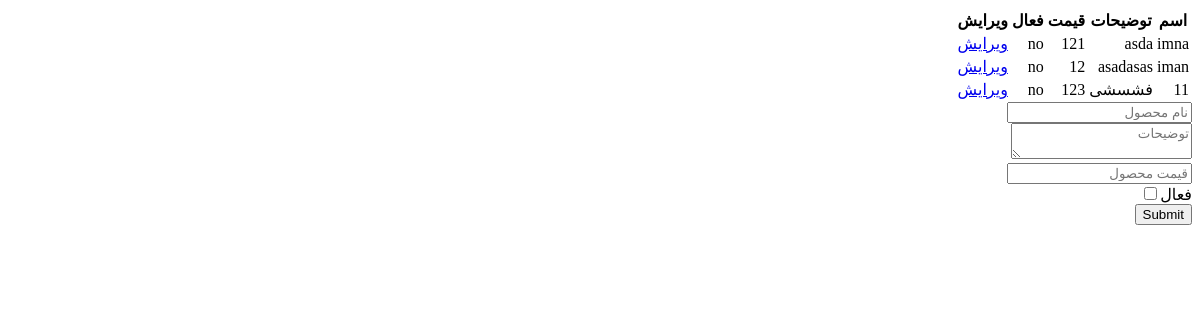
Before: /admin/dashboard/products (signed in) with the older database file.
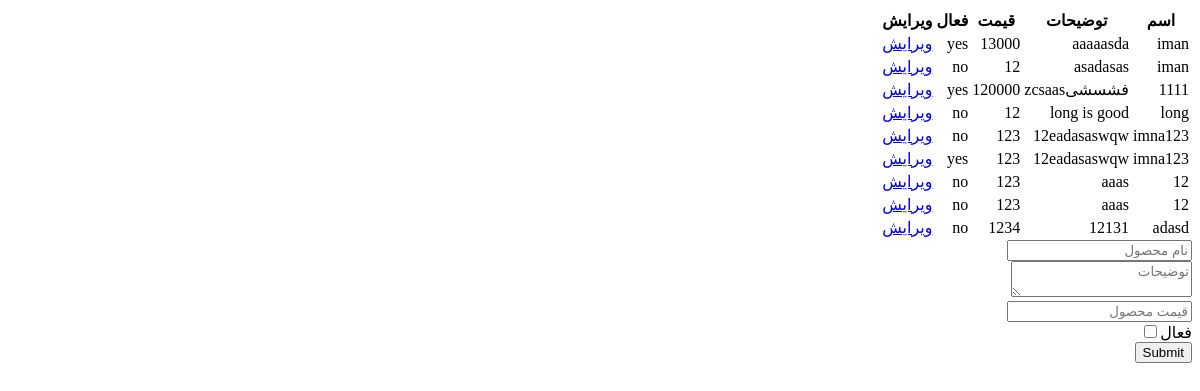
After: the same page with the newer database file.
### models/product.py (models this page shows)
class Product(db.Model):
    __tablename__ = "products"
    id = Column(Integer, primary_key=True)
    name = Column(String, nullable=False, index=True)
    description = Column(String, nullable=False, index=True)
    price = Column(Integer, nullable=False, index=True)
    active = Column(Integer, nullable=False, index=True)

### blueprints/admin.py (the view, shortened to what this page needs)
@app.route('/admin/dashboard/products', methods=["GET", "POST"])
def products():
    if request.method == "GET":
        products = Product.query.all()
        return render_template("admin/products.html", products=products)

### blueprints/admin.py (called while the page is built)
@app.before_request
def before_request():
    if session.get('admin_login', None) == None and request.endpoint != "admin.login":
        abort(403)

### templates/admin/products.html (shortened to what this page needs)
{% extends "base.html" %}
{% block body %}
    <table>
        <tr>
            <th>اسم</th>
            <th>توضیحات</th>
            <th>قیمت</th>
            <th>فعال</th>
            <th>ویرایش</th>
        </tr>
        {% for p in products %}
        <tr>
            <td>{{ p.name }}</td>
            <td>{{ p.description }}</td>
            <td>{{ p.price }}</td>
            <td>{{ "yes" if p.active == 1 else "no" }}</td>
            <td><a href="/admin/dashboard/edit-product/{{ p.id }}">ویرایش</td>
        </tr>
        {% endfor %}
    </table>
    <form action="#" method="post">
        <input type="text" name="name" placeholder="نام محصول"><br>
        <textarea name="description" placeholder="توضیحات"></textarea><br>
		<input type="number" name="price" placeholder="قیمت محصول"><br>
        <label>فعال</label><input type="checkbox" name="active" value="1"><br>
		<input type="submit">
    </form>
{% endblock body %}

### templates/base.html (shortened to what this page needs)
<!DOCTYPE html>
<html dir="rtl">
<head>
</head>
<body>
    {% block body %}{% endblock body %}
</body>
</html>

Changed rows visible on the page:
changed Product: name "imna" → "iman"; description "asda" → "aaaaasda"; price "121" → "13000"; active "no" → "yes"
changed Product: name "11" → "1111"; description "فشسشی" → "فشسشیzcsaas"; price "123" → "120000"; active "no" → "yes"
added Product: name "long", description "long is good", price "12", active "no"
added Product: name "imna123", description "12eadasaswqw", price "123", active "no"
added Product: name "imna123", description "12eadasaswqw", price "123", active "yes"
added Product: name "12", description "aaas", price "123", active "no"
added Product: name "12", description "aaas", price "123", active "no"
added Product: name "adasd", description "12131", price "1234", active "no"
